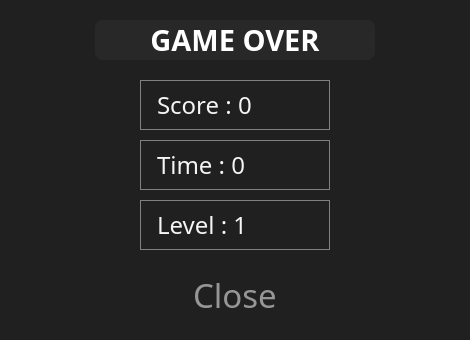
<?xml version="1.0" encoding="UTF-8"?>
<ui version="4.0">
 <class>Dialog</class>
 <widget class="QDialog" name="Dialog">
  <property name="geometry">
   <rect>
    <x>0</x>
    <y>0</y>
    <width>470</width>
    <height>340</height>
   </rect>
  </property>
  <property name="sizePolicy">
   <sizepolicy hsizetype="Fixed" vsizetype="Fixed">
    <horstretch>0</horstretch>
    <verstretch>0</verstretch>
   </sizepolicy>
  </property>
  <property name="windowTitle">
   <string>Game over</string>
  </property>
  <property name="styleSheet">
   <string notr="true">background-color: rgb(32, 32, 32);</string>
  </property>
  <widget class="QLabel" name="textLeaderboard">
   <property name="geometry">
    <rect>
     <x>95</x>
     <y>20</y>
     <width>280</width>
     <height>40</height>
    </rect>
   </property>
   <property name="sizePolicy">
    <sizepolicy hsizetype="Fixed" vsizetype="Fixed">
     <horstretch>0</horstretch>
     <verstretch>0</verstretch>
    </sizepolicy>
   </property>
   <property name="minimumSize">
    <size>
     <width>280</width>
     <height>40</height>
    </size>
   </property>
   <property name="maximumSize">
    <size>
     <width>280</width>
     <height>40</height>
    </size>
   </property>
   <property name="font">
    <font>
     <family>TF2 Secondary</family>
     <pointsize>22</pointsize>
     <bold>true</bold>
    </font>
   </property>
   <property name="styleSheet">
    <string notr="true">background-color: rgb(40,40,40);
border-radius: 8%;
color: white;</string>
   </property>
   <property name="text">
    <string>GAME OVER</string>
   </property>
   <property name="alignment">
    <set>Qt::AlignCenter</set>
   </property>
  </widget>
  <widget class="QPushButton" name="CloseButton">
   <property name="geometry">
    <rect>
     <x>115</x>
     <y>270</y>
     <width>240</width>
     <height>50</height>
    </rect>
   </property>
   <property name="sizePolicy">
    <sizepolicy hsizetype="Fixed" vsizetype="Fixed">
     <horstretch>0</horstretch>
     <verstretch>0</verstretch>
    </sizepolicy>
   </property>
   <property name="minimumSize">
    <size>
     <width>200</width>
     <height>40</height>
    </size>
   </property>
   <property name="maximumSize">
    <size>
     <width>240</width>
     <height>220</height>
    </size>
   </property>
   <property name="font">
    <font>
     <family>TF2</family>
     <pointsize>25</pointsize>
    </font>
   </property>
   <property name="cursor">
    <cursorShape>PointingHandCursor</cursorShape>
   </property>
   <property name="styleSheet">
    <string notr="true">QPushButton {
background-color: rgba(255, 255, 255, 0);
border: 0;
color: rgb(150, 150, 150);
}
QPushButton:hover{
background-color: rgba(255, 255, 255, 45);
color: rgb(255,255,255);
}
</string>
   </property>
   <property name="text">
    <string>Close</string>
   </property>
  </widget>
  <widget class="QLabel" name="LevelText">
   <property name="geometry">
    <rect>
     <x>140</x>
     <y>200</y>
     <width>190</width>
     <height>50</height>
    </rect>
   </property>
   <property name="sizePolicy">
    <sizepolicy hsizetype="Fixed" vsizetype="Fixed">
     <horstretch>0</horstretch>
     <verstretch>0</verstretch>
    </sizepolicy>
   </property>
   <property name="minimumSize">
    <size>
     <width>0</width>
     <height>0</height>
    </size>
   </property>
   <property name="maximumSize">
    <size>
     <width>240</width>
     <height>50</height>
    </size>
   </property>
   <property name="font">
    <font>
     <family>TF2 Secondary</family>
     <pointsize>18</pointsize>
    </font>
   </property>
   <property name="cursor">
    <cursorShape>IBeamCursor</cursorShape>
   </property>
   <property name="styleSheet">
    <string notr="true">Border: 1px solid grey;
padding: 10px;
color: rgb(245, 245, 245);</string>
   </property>
   <property name="text">
    <string>Level : 1</string>
   </property>
  </widget>
  <widget class="QLabel" name="ScoreText">
   <property name="geometry">
    <rect>
     <x>140</x>
     <y>80</y>
     <width>190</width>
     <height>50</height>
    </rect>
   </property>
   <property name="sizePolicy">
    <sizepolicy hsizetype="Fixed" vsizetype="Fixed">
     <horstretch>0</horstretch>
     <verstretch>0</verstretch>
    </sizepolicy>
   </property>
   <property name="minimumSize">
    <size>
     <width>0</width>
     <height>0</height>
    </size>
   </property>
   <property name="maximumSize">
    <size>
     <width>240</width>
     <height>50</height>
    </size>
   </property>
   <property name="font">
    <font>
     <family>TF2 Secondary</family>
     <pointsize>18</pointsize>
    </font>
   </property>
   <property name="cursor">
    <cursorShape>IBeamCursor</cursorShape>
   </property>
   <property name="styleSheet">
    <string notr="true">Border: 1px solid grey;
padding: 10px;
color: rgb(245, 245, 245);</string>
   </property>
   <property name="text">
    <string>Score : 0</string>
   </property>
  </widget>
  <widget class="QLabel" name="TimeText">
   <property name="geometry">
    <rect>
     <x>140</x>
     <y>140</y>
     <width>190</width>
     <height>50</height>
    </rect>
   </property>
   <property name="sizePolicy">
    <sizepolicy hsizetype="Fixed" vsizetype="Fixed">
     <horstretch>0</horstretch>
     <verstretch>0</verstretch>
    </sizepolicy>
   </property>
   <property name="minimumSize">
    <size>
     <width>0</width>
     <height>0</height>
    </size>
   </property>
   <property name="maximumSize">
    <size>
     <width>240</width>
     <height>50</height>
    </size>
   </property>
   <property name="font">
    <font>
     <family>TF2 Secondary</family>
     <pointsize>18</pointsize>
    </font>
   </property>
   <property name="cursor">
    <cursorShape>IBeamCursor</cursorShape>
   </property>
   <property name="styleSheet">
    <string notr="true">Border: 1px solid grey;
padding: 10px;
color: rgb(245, 245, 245);</string>
   </property>
   <property name="text">
    <string>Time : 0</string>
   </property>
  </widget>
 </widget>
 <resources/>
 <connections/>
</ui>
